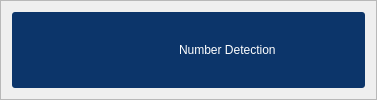
                  <widget class="QFrame" name="frame">
                   <property name="frameShape">
                    <enum>QFrame::StyledPanel</enum>
                   </property>
                   <property name="frameShadow">
                    <enum>QFrame::Raised</enum>
                   </property>
                   <layout class="QVBoxLayout" name="verticalLayout_7">
                    <item>
                     <widget class="QFrame" name="frame_9">
                      <property name="maximumSize">
                       <size>
                        <width>16777215</width>
                        <height>300</height>
                       </size>
                      </property>
                      <property name="styleSheet">
                       <string notr="true">QFrame{
	background: #0C356A;
	border-radius:3px;
}

</string>
                      </property>
                      <property name="frameShape">
                       <enum>QFrame::NoFrame</enum>
                      </property>
                      <property name="frameShadow">
                       <enum>QFrame::Plain</enum>
                      </property>
                      <property name="lineWidth">
                       <number>3</number>
                      </property>
                      <layout class="QHBoxLayout" name="horizontalLayout_25">
                       <property name="topMargin">
                        <number>9</number>
                       </property>
                       <item>
                        <widget class="QFrame" name="frame_10">
                         <property name="styleSheet">
                          <string notr="true"/>
                         </property>
                         <property name="frameShape">
                          <enum>QFrame::StyledPanel</enum>
                         </property>
                         <property name="frameShadow">
                          <enum>QFrame::Raised</enum>
                         </property>
                         <layout class="QHBoxLayout" name="horizontalLayout_5">
                          <property name="leftMargin">
                           <number>0</number>
                          </property>
                          <property name="topMargin">
                           <number>0</number>
                          </property>
                          <property name="rightMargin">
                           <number>0</number>
                          </property>
                          <property name="bottomMargin">
                           <number>0</number>
                          </property>
                          <item>
                           <widget class="QFrame" name="frame_2">
                            <property name="minimumSize">
                             <size>
                              <width>0</width>
                              <height>50</height>
                             </size>
                            </property>
                            <property name="maximumSize">
                             <size>
                              <width>177</width>
                              <height>16777215</height>
                             </size>
                            </property>
                            <property name="frameShape">
                             <enum>QFrame::StyledPanel</enum>
                            </property>
                            <property name="frameShadow">
                             <enum>QFrame::Raised</enum>
                            </property>
                            <layout class="QHBoxLayout" name="horizontalLayout_10">
                             <property name="leftMargin">
                              <number>0</number>
                             </property>
                             <property name="topMargin">
                              <number>0</number>
                             </property>
                             <property name="rightMargin">
                              <number>0</number>
                             </property>
                             <property name="bottomMargin">
                              <number>0</number>
                             </property>
                            </layout>
                           </widget>
                          </item>
                         </layout>
                        </widget>
                       </item>
                       <item>
                        <widget class="QPushButton" name="Camera_connection">
                         <property name="maximumSize">
                          <size>
                           <width>80</width>
                           <height>30</height>
                          </size>
                         </property>
                         <property name="baseSize">
                          <size>
                           <width>70</width>
                           <height>30</height>
                          </size>
                         </property>
                         <property name="cursor">
                          <cursorShape>PointingHandCursor</cursorShape>
                         </property>
                         <property name="toolTip">
                          <string>Connect to Camera</string>
                         </property>
                         <property name="styleSheet">
                          <string notr="true">
QPushButton{
	color: white;
	padding: 5px;
    background-color:#F1F0E8;
	font-size: 11pt;
	font-weight: bold;
	border-radius:7px;
    background-color:transparent;
}

QPushButton:hover{
	background: #a3a3a3;
}

QPushButton:disabled {
    color: #8D8D8D;
}

QPushButton:pressed {
	background: rgb(0, 0, 0);
}</string>
                         </property>
                         <property name="text">
                          <string/>
                         </property>
                         <property name="icon">
                          <iconset>
                           <normaloff>icons/camera_connected.png</normaloff>icons/camera_connected.png</iconset>
                         </property>
                         <property name="iconSize">
                          <size>
                           <width>50</width>
                           <height>50</height>
                          </size>
                         </property>
                        </widget>
                       </item>
                       <item>
                        <widget class="QPushButton" name="live">
                         <property name="maximumSize">
                          <size>
                           <width>70</width>
                           <height>30</height>
                          </size>
                         </property>
                         <property name="cursor">
                          <cursorShape>PointingHandCursor</cursorShape>
                         </property>
                         <property name="toolTip">
                          <string>Show Live</string>
                         </property>
                         <property name="styleSheet">
                          <string notr="true">
QPushButton{
	color: white;
    background-color:#F1F0E8;
	padding: 5px;
	font-size: 11pt;
	font-weight: bold;
	border-radius:7px;
background-color:transparent;
}

QPushButton:hover{
	background: #a3a3a3;
}

QPushButton:disabled {
    color: #8D8D8D;
}

QPushButton:pressed {
	background: rgb(0, 0, 0);
}</string>
                         </property>
                         <property name="text">
                          <string/>
                         </property>
                         <property name="icon">
                          <iconset>
                           <normaloff>icons/check_appearance.png</normaloff>icons/check_appearance.png</iconset>
                         </property>
                         <property name="iconSize">
                          <size>
                           <width>40</width>
                           <height>40</height>
                          </size>
                         </property>
                        </widget>
                       </item>
                       <item>
                        <spacer name="horizontalSpacer_2">
                         <property name="orientation">
                          <enum>Qt::Horizontal</enum>
                         </property>
                         <property name="sizeHint" stdset="0">
                          <size>
                           <width>40</width>
                           <height>20</height>
                          </size>
                         </property>
                        </spacer>
                       </item>
                       <item>
                        <widget class="QLabel" name="label_2">
                         <property name="maximumSize">
                          <size>
                           <width>260</width>
                           <height>100</height>
                          </size>
                         </property>
                         <property name="styleSheet">
                          <string notr="true">color: white;
font: 26pt &quot;Mongolian Baiti&quot;;</string>
                         </property>
                         <property name="text">
                          <string>Number Detection</string>
                         </property>
                        </widget>
                       </item>
                       <item>
                        <spacer name="horizontalSpacer">
                         <property name="orientation">
                          <enum>Qt::Horizontal</enum>
                         </property>
                         <property name="sizeHint" stdset="0">
                          <size>
                           <width>40</width>
                           <height>20</height>
                          </size>
                         </property>
                        </spacer>
                       </item>
                       <item>
                        <spacer name="horizontalSpacer_3">
                         <property name="orientation">
                          <enum>Qt::Horizontal</enum>
                         </property>
                         <property name="sizeHint" stdset="0">
                          <size>
                           <width>40</width>
                           <height>20</height>
                          </size>
                         </property>
                        </spacer>
                       </item>
                      </layout>
                     </widget>
                    </item>
                   </layout>
                  </widget>
